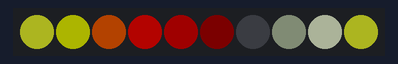
A program run on a simulated CircuitPython board. On the bench: 10 RGB LEDs in strip order, left to right. Dim RGB values are drawn brighter than linear.

Above: at 0.45 s.
At 1.95 s:
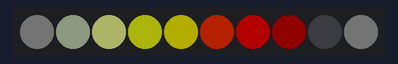
At 4.05 s:
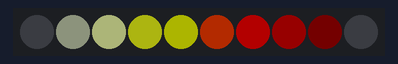
At 8.55 s:
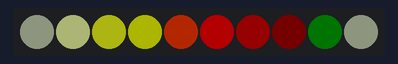
At 14.86 s:
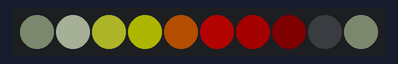
At 21.46 s:
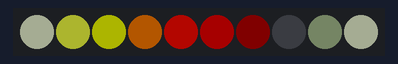

The program:

fancy2.py
```python
import board
import neopixel
import adafruit_fancyled.adafruit_fancyled as fancy

pixel_pin = board.NEOPIXEL
num_pixels = 10

pixels = neopixel.NeoPixel(pixel_pin, num_pixels, brightness=1, auto_write=False)

pixels.auto_write = False  # Update only when we say
pixels.brightness = 0.25   # make less blinding

palette = [fancy.CRGB(255, 255, 255),  # White
           fancy.CRGB(255, 255, 0),    # Yellow
           fancy.CRGB(255, 0, 0),      # Red
           fancy.CRGB(0,0,0)]          # Black

offset = 0  # Position offset into palette to make it "spin"
levels = (0.95, 1, 0.85)

while True:
    for i in range(10):
        color = fancy.palette_lookup(palette, offset + i / 9)
        color = fancy.gamma_adjust(color, brightness=levels)
        pixels[i] = color.pack()
    pixels.show()

    offset += 0.033  # Bigger number = faster spin
```
